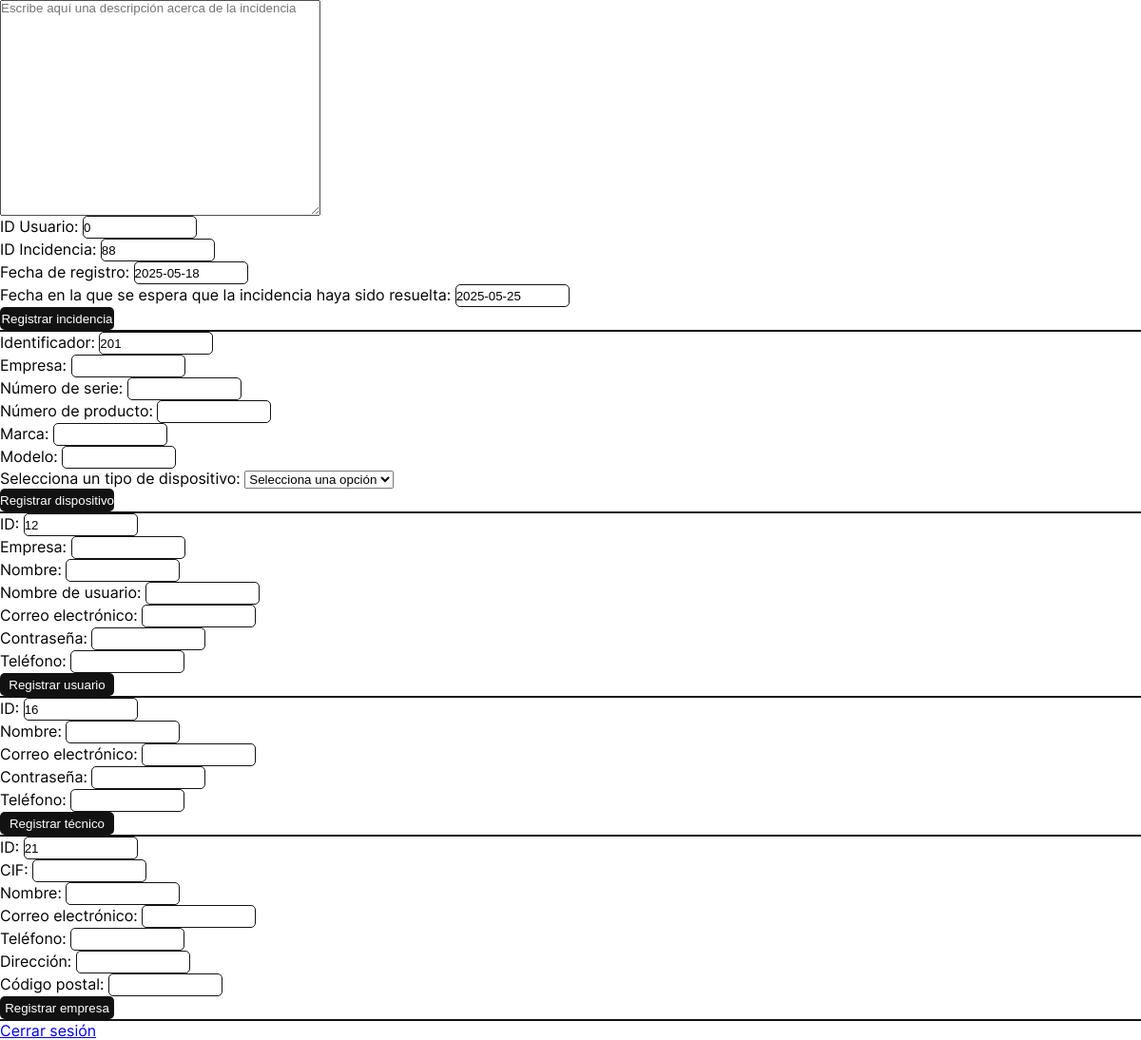
The page /prueba.php (signed in) on the database its author committed.
### tables this page shows
CREATE TABLE incidencias (
	id INT NOT NULL,
    usuario INT NOT NULL,
    descripcion VARCHAR(1000) NOT NULL,
    urgente BOOLEAN,  
    fechaApertura DATE NOT NULL,
    fechaCierreEsp DATE,
    fechaCierre DATE,
    estado BOOLEAN NOT NULL DEFAULT 1,  
    solucion VARCHAR(2000),
    desplazamiento BOOLEAN,  
    duracion TIME,
    CONSTRAINT PK_incidencias PRIMARY KEY (id),
    CONSTRAINT FK_incidenciasUsuario FOREIGN KEY (usuario) REFERENCES usuarios (id) ON UPDATE CASCADE ON DELETE CASCADE
);

CREATE TABLE dispositivos (
	id INT NOT NULL,
    empresa SMALLINT NOT NULL,
    numeroSerie VARCHAR(30) NOT NULL UNIQUE,
    numeroProducto VARCHAR(30) NOT NULL,
    marca VARCHAR(20) NOT NULL,
    modelo VARCHAR(30) NOT NULL,
    CONSTRAINT PK_dispositivos PRIMARY KEY (id),
    CONSTRAINT FK_dispositivosEmpresa FOREIGN KEY (empresa) REFERENCES empresas (id) ON UPDATE CASCADE ON DELETE CASCADE
);

CREATE TABLE usuarios (
	id INT NOT NULL,
    empresa SMALLINT NOT NULL,
    nombre VARCHAR(150) NOT NULL,
    nombreUsuario VARCHAR(20) NOT NULL UNIQUE,
    correo VARCHAR(50) NOT NULL UNIQUE,
    contrasenia VARCHAR(256) NOT NULL,
    telefono INT NOT NULL,
    bloqueado BOOLEAN NOT NULL DEFAULT 0,  
    CONSTRAINT PK_usuarios PRIMARY KEY (id),
    CONSTRAINT FK_usuariosEmpresa FOREIGN KEY (empresa) REFERENCES empresas (id) ON UPDATE CASCADE ON DELETE CASCADE
);

CREATE TABLE tecnicos (
	id SMALLINT NOT NULL,
    nombre VARCHAR(150) NOT NULL,
	nombreUsuario VARCHAR(20),
    correo VARCHAR(50) NOT NULL,
    contrasenia VARCHAR(256) NOT NULL,
    telefono INT NOT NULL,
    bloqueado BOOLEAN NOT NULL,
    CONSTRAINT PK_tecnicos PRIMARY KEY (id)
);

CREATE TABLE empresas (
	id SMALLINT NOT NULL,
    cif VARCHAR(10) NOT NULL UNIQUE,
    nombre VARCHAR(100) NOT NULL,
    correo VARCHAR(100) NOT NULL,
    telefono INT NOT NULL,
    direccion VARCHAR(200) NOT NULL,
    cp INT,
    CONSTRAINT PK_empresas PRIMARY KEY (id)
);

### web/prueba.php (the view, shortened to what this page needs)
<html lang="es">
    <head>
        <link rel="stylesheet" href="styles/general.css">
        <?php
            require("../etc/config.php");
            $consultaUltimoIdIncidencia = mysqli_query($bbdd, "SELECT id FROM incidencias ORDER BY id DESC LIMIT 1;");
            if (mysqli_num_rows($consultaUltimoIdIncidencia) == 0) {
                $idIncidencia = 1;
            } else {
                $ultimoIdIncidencia = mysqli_fetch_array($consultaUltimoIdIncidencia);
                $idIncidencia = $ultimoIdIncidencia['id'] +1;
            }
            $consultaUltimoIdDispositivo = mysqli_query($bbdd, "SELECT id FROM dispositivos ORDER BY id DESC LIMIT 1");
            if (mysqli_num_rows($consultaUltimoIdDispositivo) == 0) {
                $idDispositivo = 1;
            } else {
                $ultimoIdDispositivo = mysqli_fetch_array($consultaUltimoIdDispositivo);
                $idDispositivo = $ultimoIdDispositivo['id'] +1;
            }
            $consultaUltimoIdUsuario = mysqli_query($bbdd, "SELECT id FROM usuarios ORDER BY id DESC LIMIT 1");
            if (mysqli_num_rows($consultaUltimoIdUsuario) == 0) {
                $idUsuario = 1;
            } else {
                $ultimoIdUsuario = mysqli_fetch_array($consultaUltimoIdUsuario);
                $idUsuario = $ultimoIdUsuario['id'] +1;
            }
            $consultaUltimoIdTecnico = mysqli_query($bbdd, "SELECT id FROM tecnicos ORDER BY id DESC LIMIT 1");
            if (mysqli_num_rows($consultaUltimoIdTecnico) == 0) {
                $idTecnico = 1;
            } else {
                $ultimoIdTecnico = mysqli_fetch_array($consultaUltimoIdTecnico);
                $idTecnico = $ultimoIdTecnico['id'] +1;
            }
            $consultaUltimoIdEmpresa = mysqli_query($bbdd, "SELECT id FROM empresas ORDER BY id DESC LIMIT 1");
            if (mysqli_num_rows($consultaUltimoIdEmpresa) == 0) {
                $idEmpresa = 1;
            } else {
                $ultimoIdEmpresa = mysqli_fetch_array($consultaUltimoIdEmpresa);
                $idEmpresa = $ultimoIdEmpresa['id'] +1;
            }
        ?>
    </head>
    <body>
        <form method="POST" action="php/register.php?type=incidencia">
            <textarea name="descripcion" placeholder="Escribe aquí una descripción acerca de la incidencia" cols="40" rows="15"></textarea>
            <br>
            <label>ID Usuario: </label><input type="text" name="usuario" value="<?php echo $_SESSION['usuario']; ?>" readonly>
            <br>
            <label>ID Incidencia: </label><input type="text" name="id" value="<?php echo $idIncidencia; ?>" readonly>
            <br>
            <label>Fecha de registro: </label><input type="text" name="fechaApertura" value="<?php echo date("Y-m-d"); ?>" readonly>
            <br>
            <label>Fecha en la que se espera que la incidencia haya sido resuelta: </label><input type="text" name="fechaCierreEsp" value="<?php echo date('Y-m-d', strtotime('+7 days')); ?>" readonly>
            <br>
            <input type="submit" value="Registrar incidencia">
        </form>
        <hr>
        <form method="POST" action="php/register.php?tipo=Dispositivo">
            <label>Identificador: </label><input type="text" name="id" value="<?php echo $idDispositivo; ?>" readonly>
            <br>
            <label>Empresa: </label><input type="text" name="empresa">
            <br>
            <label>Número de serie: </label><input type="text" name="numeroSerie">
            <br>
            <label>Número de producto: </label><input type="text" name="numeroProducto">
            <br>
            <label>Marca: </label><input type="text" name="marca">
            <br>
            <label>Modelo: </label><input type="text" name="modelo">
            <br>
            <label for="dispositivo">Selecciona un tipo de dispositivo:</label>
            <select name="tipoDispositivo" id="seleccionDispositivo" oninput="mostrarCampos()">
                <option value="">Selecciona una opción</option>
            </select>
            <br>
            <input type="submit" value="Registrar dispositivo">
        </form>
        <hr>
        <form method="POST" action="php/register.php?tipo=Usuario">
            <label>ID: </label><input type="text" name="id" value="<?php echo $idUsuario; ?>" readonly>
            <br>
            <label>Empresa: </label><input type="text" name="empresa">
            <br>
            <label>Nombre: </label><input type="text" name="nombre">
            <br>
            <label>Nombre de usuario: </label><input type="text" name="nombreUsuario" id="nombreUsuario" readonly>
            <br>
            <label>Correo electrónico: </label><input type="text" name="correo" id="correoElectronico">
            <br>
            <label>Contraseña: </label><input type="text" name="contrasenia">
            <br>
            <label>Teléfono: </label><input type="text" name="telefono">
            <br>
            <input type="submit" value="Registrar usuario">
        </form>
        <hr>
        <form method="POST" action="php/register.php?tipo=Tecnico">
            <label>ID: </label><input type="text" name="id" value="<?php echo $idTecnico; ?>" readonly>
            <br>
            <label>Nombre: </label><input type="text" name="nombre">
            <br>
            <label>Correo electrónico: </label><input type="text" name="correo">
            <br>
            <label>Contraseña: </label><input type="text" name="contrasenia">
            <br>
            <label>Teléfono: </label><input type="text" name="telefono">
            <br>
            <input type="submit" name="registrar" value="Registrar técnico">
        </form>
        <hr>
        <form method="POST" action="php/register.php?tipo=Empresa">
            <label>ID: </label><input type="text" name="id" value="<?php echo $idEmpresa; ?>" readonly>
            <br>
            <label>CIF: </label><input type="text" name="cif">
            <br>
            <label>Nombre: </label><input type="text" name="nombre">
            <br>
            <label>Correo electrónico: </label><input type="text" name="correo">
            <br>
            <label>Teléfono: </label><input type="text" name="telefono">
            <br>
            <label>Dirección: </label><input type="text" name="direccion">
            <br>
            <label>Código postal: </label><input type="text" name="cp">
            <br>
            <input type="submit" value="Registrar empresa">
        </form>
        <hr>
        <a href="../authentication.php?accion=logout">Cerrar sesión</a>
    </body>
</html>

### web/styles/general.css (style rules this page uses)
* { margin: 0px; padding: 0px; box-sizing: border-box; }
body { font-family: inter, Arial, Helvetica, sans-serif; }
input { border: 1px solid #121212; border-radius: 5px; width: 10%; height: 3%; font-weight: bold; }
input:read-only { font-weight: normal; }
input[type=submit] { background-color: #121212; color: #FFFFFF; cursor: pointer; border: none; }
textarea::placeholder { font-family: opensans, Arial, Helvetica, sans-serif; }
hr { border: 1px solid #121212; }

### rows shown on the page
incidencias: id "88"
dispositivos: id "201"
usuarios: id "12"
tecnicos: id "16"
empresas: id "21"
